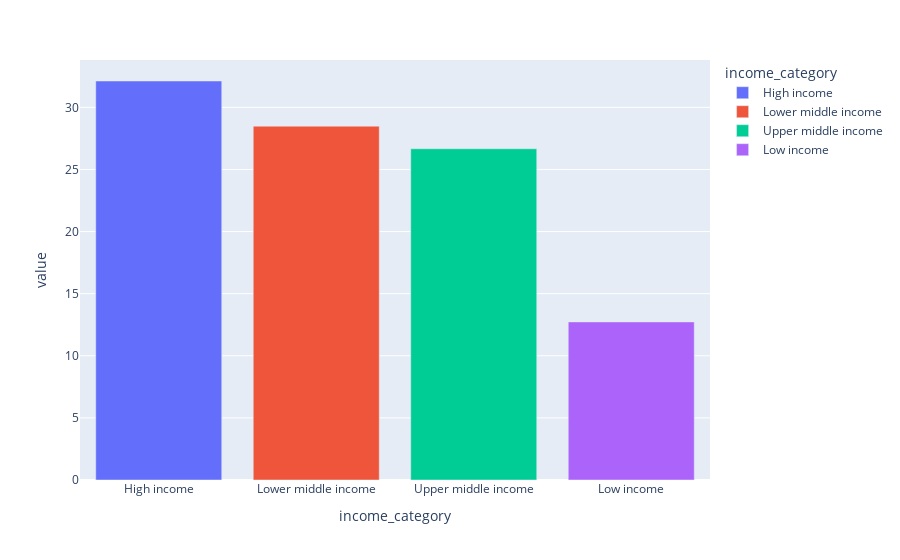

Write notebook code for a chart like this one.
### Code cell
# Distribuição da variável income_category
percentual_income_category = df_countries.value_counts('income_category') / len(df_countries) * 100
px.bar(percentual_income_category, color=percentual_income_category.index)

### Figure 1 — Plotly figure (JSON) as saved in the notebook; plotly's stock layout.template omitted (floating-point values rounded to 4 significant figures)
{"data": [{"alignmentgroup": "True", "hovertemplate": "income_category=%{x}<br>value=%{y}<extra></extra>", "legendgroup": "High income", "marker": {"color": "#636efa", "pattern": {"shape": ""}}, "name": "High income", "offsetgroup": "High income", "orientation": "v", "showlegend": true, "textposition": "auto", "type": "bar", "x": ["High income"], "xaxis": "x", "y": [32.12], "yaxis": "y"}, {"alignmentgroup": "True", "hovertemplate": "income_category=%{x}<br>value=%{y}<extra></extra>", "legendgroup": "Lower middle income", "marker": {"color": "#EF553B", "pattern": {"shape": ""}}, "name": "Lower middle income", "offsetgroup": "Lower middle income", "orientation": "v", "showlegend": true, "textposition": "auto", "type": "bar", "x": ["Lower middle income"], "xaxis": "x", "y": [28.48], "yaxis": "y"}, {"alignmentgroup": "True", "hovertemplate": "income_category=%{x}<br>value=%{y}<extra></extra>", "legendgroup": "Upper middle income", "marker": {"color": "#00cc96", "pattern": {"shape": ""}}, "name": "Upper middle income", "offsetgroup": "Upper middle income", "orientation": "v", "showlegend": true, "textposition": "auto", "type": "bar", "x": ["Upper middle income"], "xaxis": "x", "y": [26.67], "yaxis": "y"}, {"alignmentgroup": "True", "hovertemplate": "income_category=%{x}<br>value=%{y}<extra></extra>", "legendgroup": "Low income", "marker": {"color": "#ab63fa", "pattern": {"shape": ""}}, "name": "Low income", "offsetgroup": "Low income", "orientation": "v", "showlegend": true, "textposition": "auto", "type": "bar", "x": ["Low income"], "xaxis": "x", "y": [12.73], "yaxis": "y"}], "layout": {"barmode": "relative", "legend": {"title": {"text": "income_category"}, "tracegroupgap": 0}, "margin": {"t": 60}, "xaxis": {"anchor": "y", "categoryarray": ["High income", "Lower middle income", "Upper middle income", "Low income"], "categoryorder": "array", "domain": [0, 1], "title": {"text": "income_category"}}, "yaxis": {"anchor": "x", "domain": [0, 1], "title": {"text": "value"}}}}
